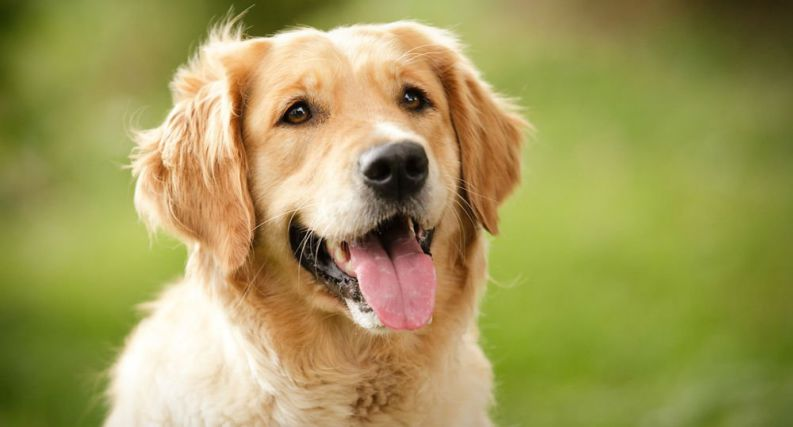
#> input picture 6-Detecção de Borda/dog.jpg, 793 x 427 px
$ python main.py   (older library calls are emulated)
#> lines starting #> are read from the running program, lines starting #| are printed output that depends on the picture
import cv2
import numpy as np
import sys

print("""

			 _____                _                     _____  _____  _____
			|_   _|              (_)                   |_   _||_   _||_   _|
			  | |    ___   _ __   _   ___   ___   ___    | |    | |    | |
			  | |   / _ \ | '_ \ | | / __| / _ \ / __|   | |    | |    | |
			  | |  | (_) || |_) || || (__ | (_) |\__ \  _| |_  _| |_  _| |_
			  \_/   \___/ | .__/ |_| \___| \___/ |___/  \___/  \___/  \___/
			              | |
			              |_|

			              	ALGORITMO DE DETECÇÃO - TRABALHO III
			              	        GUSTAVO GINO SCOTTON
		""")

print("")
print("")
print("		Digite o nome e a extensão da imagem que deseja abrir para editar.")
print("		Exemplo: imagem.jpg ")
print("")
read= input("		Nome da imagem: ")
#> the answer given: dog.jpg
img = cv2.imread(read)
#> img is the input picture: shape (427, 793, 3); mean B, G, R 88.4, 153.4, 161.4
gray = cv2.cvtColor(img, cv2.COLOR_BGR2GRAY)
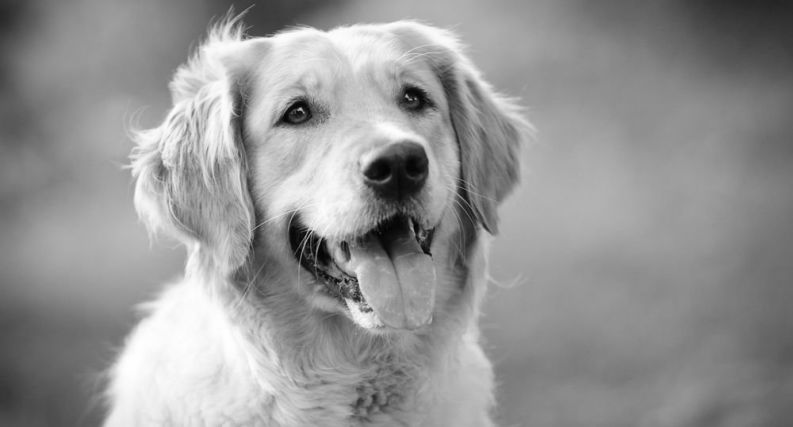
#> gray: shape (427, 793); min 1, max 255, mean 148.4
img_gaussian = cv2.GaussianBlur(gray,(3,3),0)

while True:
	print("""
				+--------------------------------------+
				|     Selecione o tipo de Detecção     |
				+--------------------------------------+

				+--------------------------------------+
				| [1] Detecção Básica - Baixa          |
				+--------------------------------------+
				| [2] Detecção Básica - Média          |
				+--------------------------------------+
				| [3] Detecção Básica - Alta           |
				+--------------------------------------+
				| [4] Detecção Básica - Máxima         |
				+--------------------------------------+
				| [5] Detecção Avançada - Canny        |
				+--------------------------------------+
				| [6] Detecção Avançada - Sobel        |
				+--------------------------------------+
				| [7] Detecção Avançada - Prewitt      |
				+--------------------------------------+
				| [8] Sair do programa                 |
				+--------------------------------------+

	 """)
	opcao2 = int(input("	Digite a opção escolhida: "))
#> the answer given: 1
	if (opcao2 == 1):
		kernel = np.array([[1,0,-1],[0,0,0],[-1,0,1]])


	elif (opcao2 == 2):
		kernel = np.array([[0,1,-0],[1,-4,1],[0,1,0]])


	elif (opcao2 == 3):
		kernel = np.array([[-1,-1,-1],[-1,8,-1],[-1,-1,-1]])


	elif (opcao2 == 4):
		kernel = np.array([[-1.5,-1.5,-1.5],[-1.5,12,-1.5],[-1.5,-1.5,-1.5]])


	elif (opcao2 == 5):
		print("")
		print("		Digite os valores de intensidade de varedura nos eixos X e Y: ")
		print("")
		v=float(input("		Valor vertical (Y): "))
		h=float(input("		Valor horizontal (X): "))

		img_karnel = cv2.Canny(img,v,h) # Função para detecção de bordas OpenCV

	elif (opcao2 == 6):
		#sobel
		img_sobelx = cv2.Sobel(img_gaussian,cv2.CV_8U,1,0,ksize=5)
		img_sobely = cv2.Sobel(img_gaussian,cv2.CV_8U,0,1,ksize=5)
		img_karnel = img_sobelx + img_sobely

	elif (opcao2 == 7):
		#prewitt
		kernelx = np.array([[1,1,1],[0,0,0],[-1,-1,-1]])
		kernely = np.array([[-1,0,1],[-1,0,1],[-1,0,1]])
		img_prewittx = cv2.filter2D(img_gaussian, -1, kernelx)
		img_prewitty = cv2.filter2D(img_gaussian, -1, kernely)
		img_karnel = img_prewittx + img_prewitty

	elif (opcao2==8):
		print("")
		print("		Finalizando o programa...")
		cv2.destroyAllWindows()
		sys.exit()

	else:
		print("	Opção inválida!")
		print("")
		print("		Finalizando o programa...")
		cv2.destroyAllWindows()
		sys.exit()

	if(opcao2 < 5):
		img_karnel = cv2.filter2D(img,-1,kernel) # Aplica o filtro de karnel na imagem
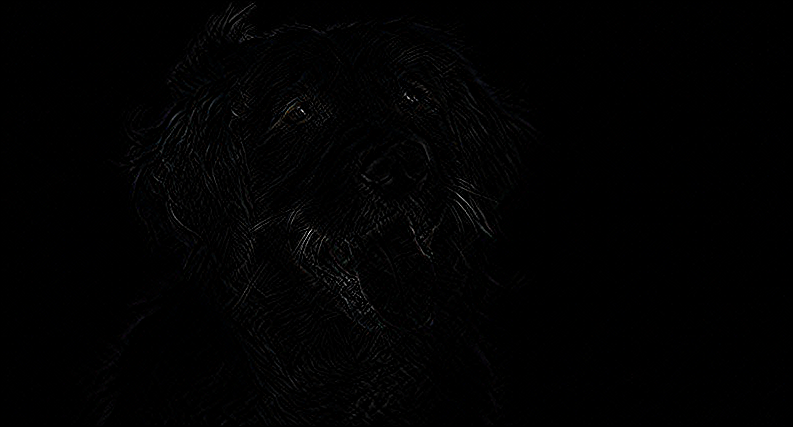
#> img_karnel: shape (427, 793, 3); mean B, G, R 1.9, 1.7, 1.7
		img = img_karnel # Atualiza a img a ser editada, para poder realizar edição sobre edição.

	print("")
	resposta=input("		Deseja salvar a imagem? [Y] [N] : ")
#> the answer given: out.png
	if (resposta == "Y" or resposta=="y"):
		print("		Como você gostaria de chamar esta imagem?")
		print("		Exemplo: Editada.jpg")
		print("")
		write = input("Nome da imagem: ")
		cv2.imwrite(write,img_karnel)
		print("		Imagem salva com sucesso!")
		print("")

	print("")
	resposta=input("		Deseja visualizar a imagem agora? [Y] [N] : ")
#> the answer given: y
#> the answer given: 1
#> the answer given: out.png
#> (the run stopped early here; a loop or call above may not have finished)
